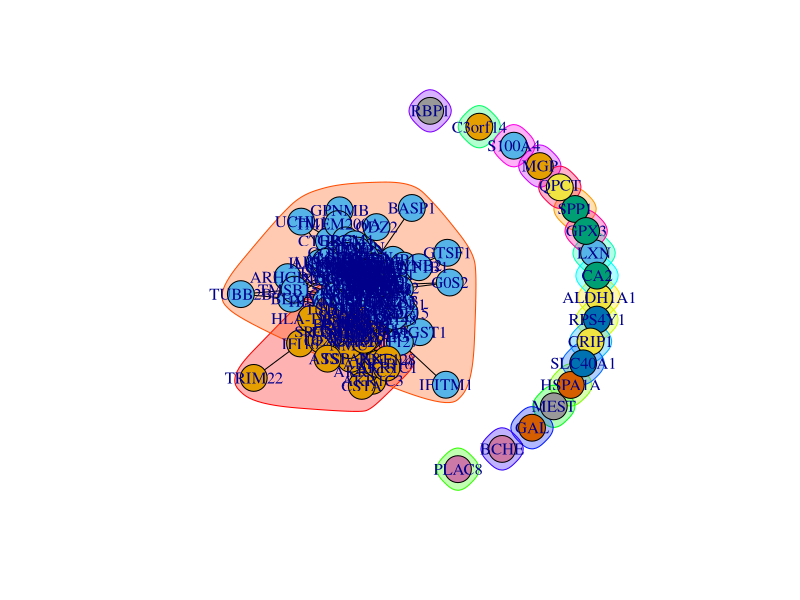
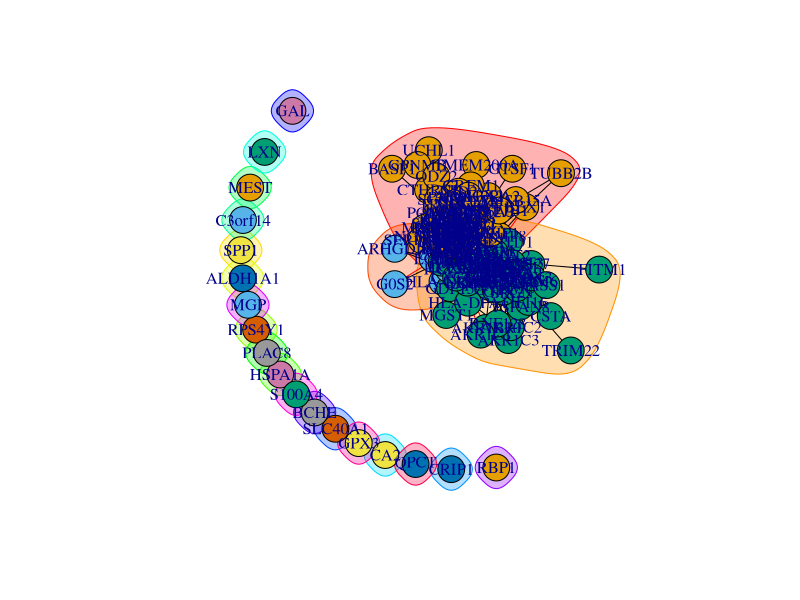

Write the R code that produced these figures, in order.
## ---- chunk 1
library(igraph)
library(readxl)
library(dplyr)
## ---- chunk 2
#Cargo datos
aristas <- read_excel("./Dataset1.xlsx", 
                    sheet = "WeigthedNetwork")
nodos <- read_excel("./Dataset1.xlsx", 
                    sheet = "NetworkNodes")
#Construyo el grafo
grafo_origen <- 
  graph_from_data_frame(d = aristas, vertices = nodos,  directed=F)

#Podo cogiendo como umbral 0.4
grafo <- delete_edges(grafo_origen, E(grafo_origen)[PESO<0.4])
## ---- chunk 3
set.seed(55)
inicio<-sample(c(0:176), size = 177, replace = TRUE)
## ---- chunk 4
clp <- cluster_label_prop(grafo, initial = inicio)
plot(clp, grafo)
## ---- chunk 5
table(clp$membership)
## ---- chunk 6
comunidad <- clp$membership
miembros <- data.frame(nodos, comunidad)
miembros[order(-comunidad),]

c2 <- filter(miembros, comunidad == 2)
#c2$NODOS
c1 <- filter(miembros, comunidad == 1)
#c1$NODOS
## ---- chunk 7
deg <- degree(grafo, mode = "all")
degdf <- data.frame(nodos, deg)
juntos <-merge(x=degdf, miembros, by= "NODOS")
c1 <- filter(juntos, comunidad == 1)
c2 <- filter(juntos, comunidad == 2)
c1[order(-c1$deg),]
c2[order(-c2$deg),]
## ---- chunk 8
cent_eing <- centr_eigen(grafo, directed = F, normalized = T)
eigencen <- data.frame(nodos, cent_eing$vector)
juntos <-merge(x=eigencen, miembros, by= "NODOS")
c1 <- filter(juntos, comunidad == 1)
c2 <- filter(juntos, comunidad == 2)
c1[order(-c1$cent_eing.vector),]
c2[order(-c2$cent_eing.vector),]
## ---- chunk 9
cent_clo <-centr_clo(grafo, mode = "all", normalized = T)
clossenes <- data.frame(nodos, cent_clo$res)
juntos <-merge(x=clossenes, miembros, by= "NODOS")
c1 <- filter(juntos, comunidad == 1)
c2 <- filter(juntos, comunidad == 2)
c1[order(-c1$cent_clo.res),]
c2[order(-c2$cent_clo.res),]
## ---- chunk 10
bet <- betweenness(grafo, directed = F)
betdf <- data.frame(nodos, bet)
juntos <-merge(x=betdf, miembros, by= "NODOS")
c1 <- filter(juntos, comunidad == 1)
c2 <- filter(juntos, comunidad == 2)
c1[order(-c1$bet),]
c2[order(-c2$bet),]
## ---- chunk 11
cfg <- cluster_fast_greedy(grafo)
plot(cfg, grafo)
## ---- chunk 12
table(cfg$membership)
## ---- chunk 13
comunidad <- cfg$membership
miembros <- data.frame(nodos, comunidad)
miembros[order(-comunidad),]

c3 <- filter(miembros, comunidad == 3)
#c3$NODOS
c2 <- filter(miembros, comunidad == 2)
#c2$NODOS
c1 <- filter(miembros, comunidad == 1)
#c1$NODOS
## ---- chunk 14
deg <- degree(grafo, mode = "all")
degdf <- data.frame(nodos, deg)
juntos <-merge(x=degdf, miembros, by= "NODOS")
c1 <- filter(juntos, comunidad == 1)
c2 <- filter(juntos, comunidad == 2)
c3 <- filter(juntos, comunidad == 3)
c1[order(-c1$deg),]
c2[order(-c2$deg),]
c3[order(-c3$deg),]
## ---- chunk 15
cent_eing <- centr_eigen(grafo, directed = F, normalized = T)
eigencen <- data.frame(nodos, cent_eing$vector)
juntos <-merge(x=eigencen, miembros, by= "NODOS")
c1 <- filter(juntos, comunidad == 1)
c2 <- filter(juntos, comunidad == 2)
c3 <- filter(juntos, comunidad == 3)
c1[order(-c1$cent_eing.vector),]
c2[order(-c2$cent_eing.vector),]
c3[order(-c3$cent_eing.vector),]
## ---- chunk 16
cent_clo <-centr_clo(grafo, mode = "all", normalized = T)
clossenes <- data.frame(nodos, cent_clo$res)
juntos <-merge(x=clossenes, miembros, by= "NODOS")
c1 <- filter(juntos, comunidad == 1)
c2 <- filter(juntos, comunidad == 2)
c3 <- filter(juntos, comunidad == 3)
c1[order(-c1$cent_clo.res),]
c2[order(-c2$cent_clo.res),]
c3[order(-c3$cent_clo.res),]
## ---- chunk 17
bet <- betweenness(grafo, directed = F)
betdf <- data.frame(nodos, bet)
juntos <-merge(x=betdf, miembros, by= "NODOS")
c1 <- filter(juntos, comunidad == 1)
c2 <- filter(juntos, comunidad == 2)
c3 <- filter(juntos, comunidad == 3)
c1[order(-c1$bet),]
c2[order(-c2$bet),]
c3[order(-c3$bet),]
## ---- chunk 18


